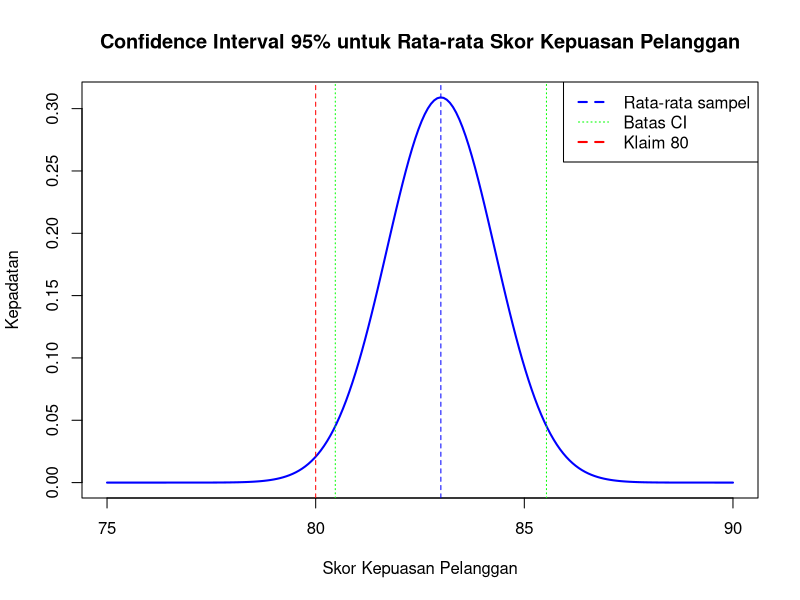

The R script that drew this image:
# Parameter
mean_sample <- 83
sd_pop <- 10
n <- 60
z_score <- 1.96

# Hitung Standard Error dan Confidence Interval
SE <- sd_pop / sqrt(n)
ME <- z_score * SE

lower_bound <- mean_sample - ME
upper_bound <- mean_sample + ME

# Tampilkan hasil Confidence Interval
cat("Confidence Interval 95%: (", round(lower_bound, 2), ",", round(upper_bound, 2), ")\n")

# Evaluasi klaim perusahaan 
if (80 >= lower_bound & 80 <= upper_bound) {
  cat("✅ Klaim skor kepuasan minimal 80 DIDUKUNG oleh data.\n")
} else {
  cat("❌ Klaim skor kepuasan minimal 80 TIDAK DIDUKUNG oleh data.\n")
}

# Visualisasi distribusi normal dan Confidence Interval
x <- seq(75, 90, length=200)
y <- dnorm(x, mean=mean_sample, sd=SE)
plot(x, y, type="l", lwd=2, col="blue",
     xlab="Skor Kepuasan Pelanggan", ylab="Kepadatan",
     main="Confidence Interval 95% untuk Rata-rata Skor Kepuasan Pelanggan")

abline(v=mean_sample, col="blue", lty=2)   # Rata-rata sampel
abline(v=lower_bound, col="green", lty=3)  # Batas bawah CI
abline(v=upper_bound, col="green", lty=3)  # Batas atas CI
abline(v=80, col="red", lty=2)            # Klaim perusahaan

legend("topright", legend=c("Rata-rata sampel", "Batas CI", "Klaim 80"),
       col=c("blue","green","red"), lty=c(2,3,2), lwd=c(2,1,2))
